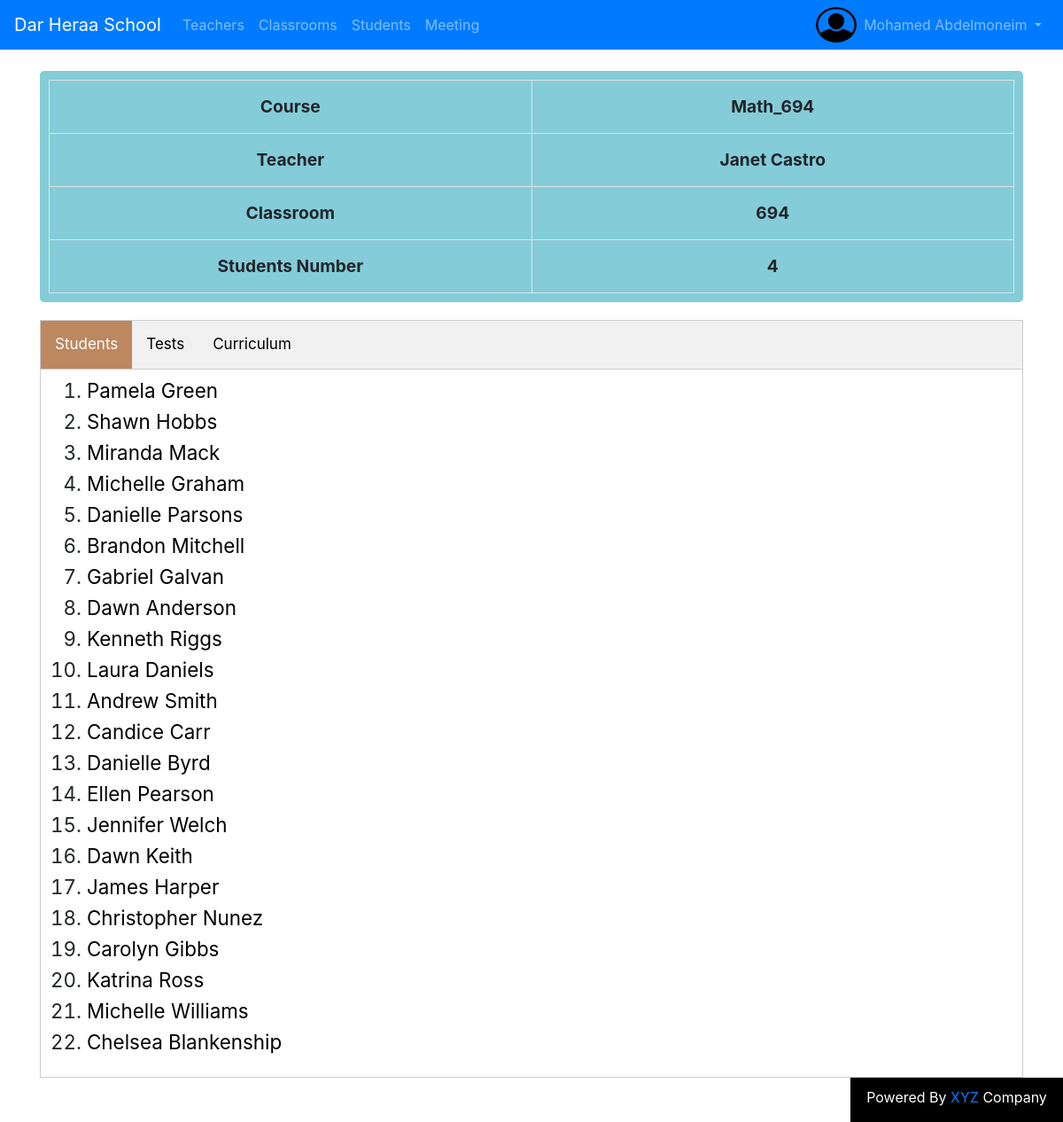
/school/course/172/ (signed in), run on the app's committed database.
### school/models.py (models this page shows, shortened)
class School(models.Model):
    name = models.CharField(max_length=64)
    classrooms_number = models.IntegerField(verbose_name="Number of classes",blank=True,null=True)
    teachers_number = models.IntegerField(verbose_name="Number of teachers in all school",blank=True,null=True)
    students_number = models.IntegerField(verbose_name="Number of students in all school",blank=True,null=True) # sum of students in all classes
    location = models.CharField(max_length=280)
    manager = models.CharField(max_length=50)

class Course(models.Model):
    code = models.IntegerField(unique=True)
    name = models.CharField(max_length=64)
    teacher_of_course = models.ForeignKey(Teacher,on_delete=models.CASCADE)
    classroom = models.ForeignKey("school.classroom",on_delete=models.CASCADE)
    def __str__(self):
        return self.name

class Teacher(models.Model):
    user = models.OneToOneField(User,on_delete=models.CASCADE)
    national_ID = models.IntegerField(unique=True,blank=True,null=True)
    address = models.CharField(max_length=264)
    phone =models.IntegerField()
    specialization = models.ForeignKey('school.Specialization',on_delete=models.CASCADE,null=True)
    birth_date = models.DateField(verbose_name='Date of birth')
    photo = models.ImageField(upload_to='teachers/',blank=True,null=True)
    achievements = models.TextField(max_length=1000,null=True,blank=True)
    gender = models.IntegerField(choices=GENDER_CHOICES)
    def __str__(self):
        name = '{} {}'.format(self.user.first_name,self.user.last_name)
        return name

class Classroom(models.Model):
    class_number = models.IntegerField(unique=True)
    levels = [
        ('1','1'),
        ('2','2'),
        ('3','3'),
        ('4','4'),
        ('5','5'),
        ('6','6'),
    ]
    level = models.TextField(max_length=2,choices=levels)
    class Meta:
        ordering = ['class_number']
    def __str__(self):
        return str(self.class_number)

class Student(models.Model):
    user = models.OneToOneField(User,on_delete=models.CASCADE,null=True)
    national_ID = models.IntegerField(unique=True,blank=True,null=True)
    academic_number = models.IntegerField(unique=True)
    home_phone = models.IntegerField(blank=True,null=True)
    address = models.CharField(max_length=280)
    classroom = models.ForeignKey(Classroom,on_delete=models.CASCADE,related_name='students')
    birth_date = models.DateField(verbose_name='Date of birth')
    father = models.ForeignKey('school.Father',on_delete=models.CASCADE,null=True,blank=True)
    mother = models.ForeignKey('school.Mother',on_delete=models.CASCADE,null=True,blank=True)
    photo = models.ImageField(upload_to='students/',blank=True,null=True)
    gender = models.IntegerField(choices=GENDER_CHOICES)
    def __str__(self):
        name = '{} {}'.format(self.user.first_name,self.user.last_name)
        return name

### school/views.py (the view)
# urls.py: path('course/<int:pk>/',views.CourseDetailView.as_view(),name='course'),
class CourseDetailView(UserPassesTestMixin, DetailView):
    def test_func(self):
        self.object = self.get_object()
        teacher_of_the_course = self.object.teacher_of_course.user
        current_user = self.request.user
        return (self.request.user.groups.filter(name='Teacher').exists() and teacher_of_the_course == current_user) or current_user.is_staff
    model = Course
    context_object_name = 'course'
    form_class = UplaodCourseMaterialForm
    def get_context_data(self, **kwargs):
        context = {}
        cc = kwargs['object']
        if self.object:
            context['object'] = self.object
            context_object_name = self.get_context_object_name(self.object)
            if context_object_name:
                context[context_object_name] = self.object
                course = Course.objects.get(id=cc.id)
                tests = course.test_set.all()
                all_students = Student.objects.all()
                students=[]
                for student in all_students:
                    courses = student.classroom.course_set.all()
                    if course in courses:
                        students.append(student)
        context['students'] = students
        context['tests'] = tests
        school = School.objects.first()
        school_name = school.name
        context['school'] = school_name
        context['students_number'] = self.object.classroom.course_set.all().count()
        materials = Material.objects.filter(course=self.get_object())
        context['materials'] = materials
        context.update(kwargs)
        return super().get_context_data(**context)

### school/templates/school/course_detail.html (shortened to what this page needs)
{%extends 'school/base.html' %}
{%load static %}
{%block head %}
<link rel="stylesheet" href="{% static 'css/courses.css' %}">
{%endblock%}
{%block body%}
<div class="container mt-4">
<div id='info-table'>
                <table class="table-bordered ">
                  <tr class="info-tr">
                    <td  class="td-1"><b>Course</b> </td>
                    <td><b>{{course.name}}</b></td>
                  </tr>
                  <tr class="info-tr">
                    <td class="td-1"><b>Teacher</b> </td>
                    <td><b>{{course.teacher_of_course}}</b></td>
                  </tr>
                  <tr class="info-tr">
                    <td class="td-1"><b>Classroom</b> </td>
                    <td><b>{{course.classroom}}</b></td>
                  </tr>
                  <tr class="info-tr">
                    <td class="td-1"><b>Students Number</b> </td>
                    <td><b>{{students_number}}</b></td>
                  </tr>
                </table>
</div>
<div class="tab">
  <button class="tablinks" onclick="openSection(event, 'students')" id="defaultOpen">Students</button>
  <button class="tablinks" onclick="openSection(event, 'tests')" >Tests</button>
  <button class="tablinks" onclick="openSection(event, 'material')" > Curriculum </button>
</div>
<div id='students' class="tabcontent">
  <ol>
  {%for student in students %}
  {% if user.is_staff %}
  <li class='student-names-li'><a class='students_names' href="{% url 'school:student_detail' pk=student.pk  %}">{{student | title}}</a></li>
  {%elif user.teacher%}
  <li class='student-names-li'>{{student | title}}</li>
  {%endif%}
  {%endfor%}
  </ol>
</div>
</div>
{%endblock%}

### school/templates/school/base.html (shortened to what this page needs)
{%load static%}
<!DOCTYPE html>
<html lang="en">
<head>
  <link rel="stylesheet" href="{% static 'css/bootstrap.min.css'%}">
  <link rel="stylesheet" href="{% static 'css/style.css'%}">
  <link rel="stylesheet" href="{% static 'css/footer.css'%}">
  {%block head%}{%endblock%}
</head>
<body>
  <nav class="navbar navbar-expand-md navbar-dark bg-primary">
    <a class="navbar-brand" href="{% url 'school:home' %}">{{school}}</a>
    <div class="collapse navbar-collapse" id="navbarSupportedContent">
    <ul class="navbar-nav mr-auto">
      {%if user.is_staff %}
      <li class="nav-item"> <a class="nav-link" href="{% url 'school:teachers' %}"> Teachers </a></li>
      <li class="nav-item"> <a class="nav-link" href="{% url 'school:classrooms' %}"> Classrooms </a></li>
      <li class="nav-item"> <a class="nav-link" href="{% url 'school:students' %}"> Students </a></li>
      <li class='nav-item'> <a class='nav-link' href="{% url 'school:meetings' %}"> Meeting </a> </li>
      {%endif%}
    </ul>
    {% if user.is_authenticated %}
    <div class="collapse navbar-collapse" id="mainMenu">
      <ul class="navbar-nav ml-auto">
        {%if user.is_staff.photo%}
        <li class='nav-item' style='padding:0;width:46px;'> <a class='nav-link' style="padding: 0;" href=""><img
              id='account-picture' src="{{user.student.photo.url}}" style='margin:0' width="46" height="40"></a></li>
        <li class="nav-item dropdown">
          <a class="nav-link dropdown-toggle" href="#" id="userMenu" data-toggle="dropdown" aria-haspopup="true"
            aria-expanded="false">
            {{ user.username }}</a>
          {%else%}
        <li class='nav-item' style='padding:0;width:46px;'> <a class='nav-link' style="padding: 0;" href=""><img
              id='account-picture' src="{%static 'default/avatar.png'%}" style='margin:0' width="46" height="40"></a>
        </li>
        <li class="nav-item dropdown">
          <a class="nav-link dropdown-toggle" href="#" id="userMenu" data-toggle="dropdown" aria-haspopup="true"
            aria-expanded="false">
            {{ user.first_name  | title}} {{ user.last_name  | title}} </a>
          {%endif%}
        </li>
      </ul>
    </div>
    {%else%}
    <form class="form-inline ml-auto">
      <a href="{%url 'accounts:login'%}" class="btn btn-warning ">Log in</a>
    </form>
    {%endif%}
    </div>
  </nav>
  {% block body%}{%endblock%}
  <footer id='main-footer'>
    <p>Powered By <a target='blank' href="https://www.facebook.com/profile.php?id=100034115106759">XYZ</a> Company</p>
  </footer>
</body>
</html>

### school/static/css/style.css (style rules this page uses)
body { user-select: none; }
#account-picture { border-radius: 50%; }

### school/static/css/footer.css (style rules this page uses)
html { position: relative; min-height: 100%; }
body { margin-bottom: 50px; }
#main-footer { position: absolute; bottom: 0; right: 0; background-color:black; width: 20vw; text-align: center; padding-top: 10px; display:block; }
#main-footer p { color: white; }

### school/static/css/courses.css (style rules this page uses)
#info-table { margin-bottom:20px; background-color: #84CCD8; border-radius: 5px; padding: 10px; font-size:1.2rem; }
.info-tr { height: 60px; text-align: center; }
.td-1 { width: 50%; }
#info-table table { width: 100%; }
.tab { overflow: hidden; border: 1px solid #ccc; background-color: #f1f1f1; }
.tab button { background-color: inherit; float: left; border: none; outline: none; cursor: pointer; padding: 14px 16px; transition: 0.3s; font-size: 17px; }
.tab button.active { background-color: #BD8760; color:white; }
.tabcontent { display: none; padding: 6px 12px; border: 1px solid #ccc; border-top: none; }
.students_names { text-decoration: none; color:black; line-height:1.6; }
.student-names-li { font-size:1.4em; height: 35px; }

### data on the page
School: name "Dar Heraa School"
Course: name "Math_694", teacher_of_course "Janet Castro", classroom "694"
Student: user.last_name "Pamela Green"
Student: user.last_name "Shawn Hobbs"
Student: user.last_name "Miranda Mack"
Student: user.last_name "Michelle Graham"
Student: user.last_name "Danielle Parsons"
Student: user.last_name "Brandon Mitchell"
Student: user.last_name "Gabriel Galvan"
Student: user.last_name "Dawn Anderson"
Student: user.last_name "Kenneth Riggs"
Student: user.last_name "Laura Daniels"
Student: user.last_name "Andrew Smith"
Student: user.last_name "Candice Carr"
Student: user.last_name "Danielle Byrd"
Student: user.last_name "Ellen Pearson"
Student: user.last_name "Jennifer Welch"
Student: user.last_name "Dawn Keith"
Student: user.last_name "James Harper"
Student: user.last_name "Christopher Nunez"
Student: user.last_name "Carolyn Gibbs"
Student: user.last_name "Katrina Ross"
Student: user.last_name "Michelle Williams"
Student: user.last_name "Chelsea Blankenship"

### other printed values
{{ user.first_name  | title }} "Mohamed"
{{ user.last_name  | title }} "Abdelmoneim"
{{ students_number }} "4"
